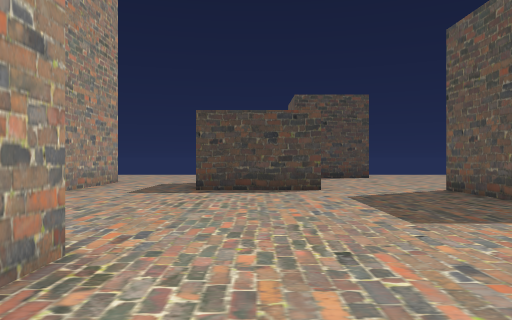
View 1 (above)

24 first-person views from a walk through a scene from a Unity 3-D project. The camera is 1.5 m above the floor, looks level and sees 70° across. The floor is counted in squares, 2 m on a side. Each view is taken from the middle of a square. On the plan, view 1 faces up. The plan holds only what a view shows up to about 11 squares ahead; the rest is blank. The place goes on beyond the plan. The player is left out.

View 2
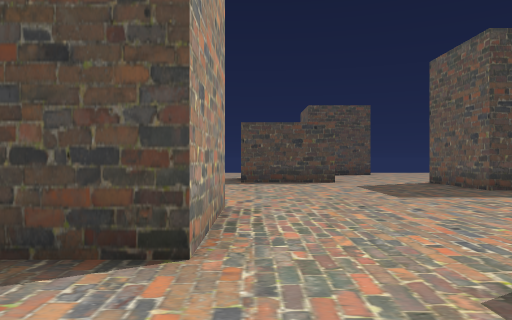

View 3
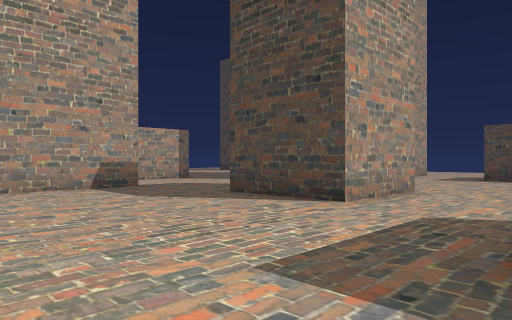

View 4
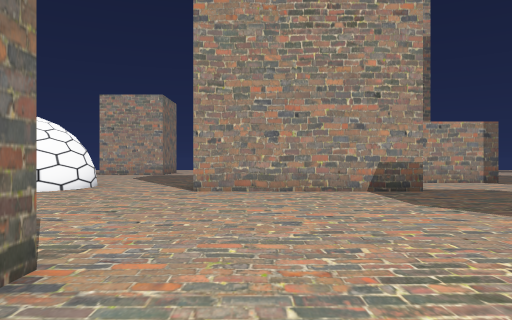

View 5
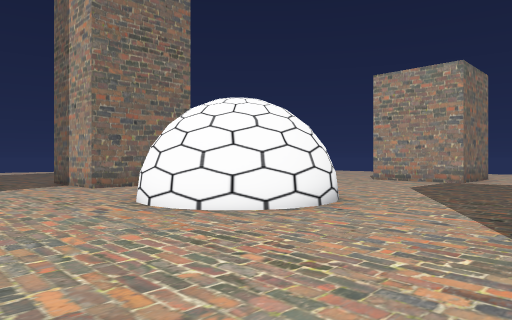

View 6
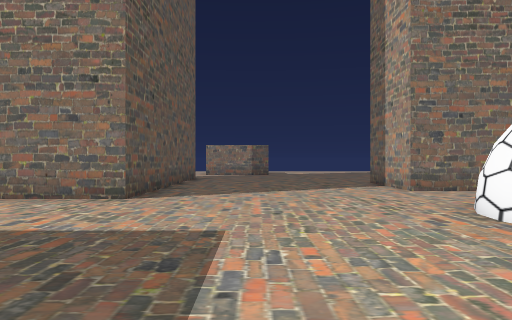

View 7
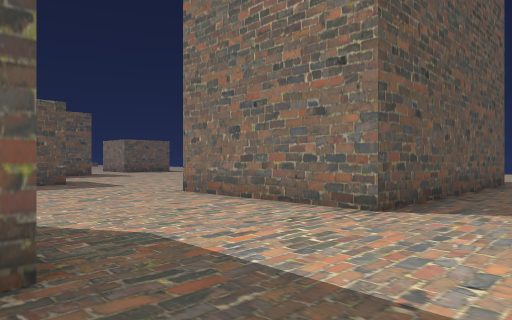

View 8
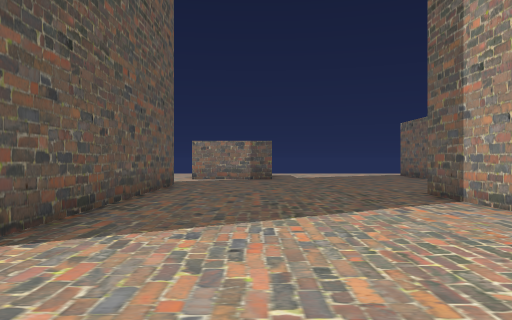

View 9
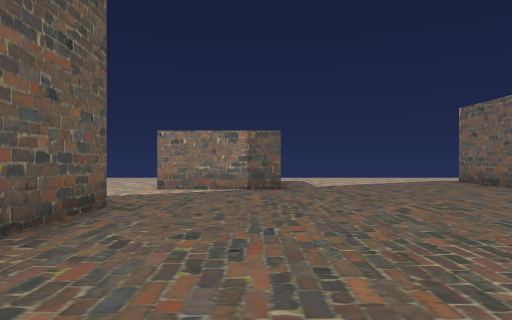

View 10
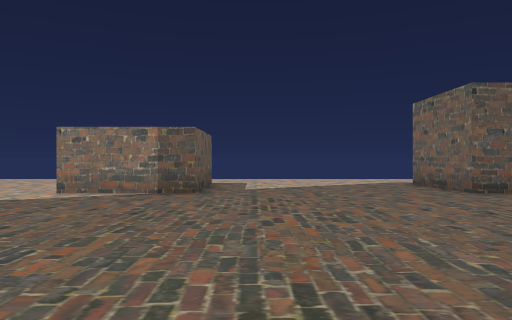

View 11
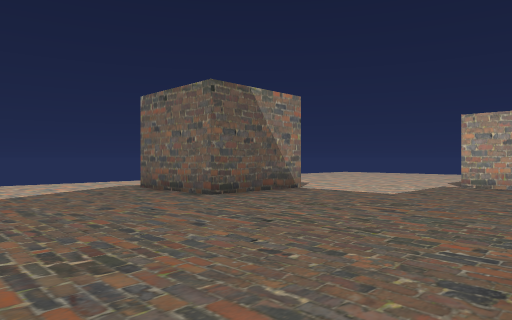

View 12
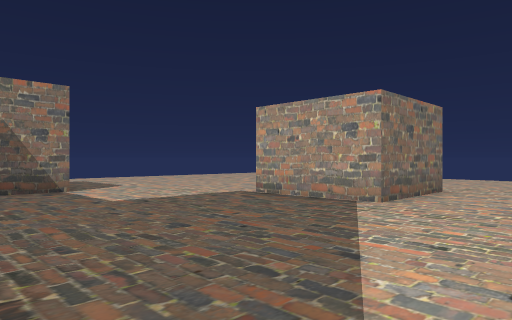

View 13
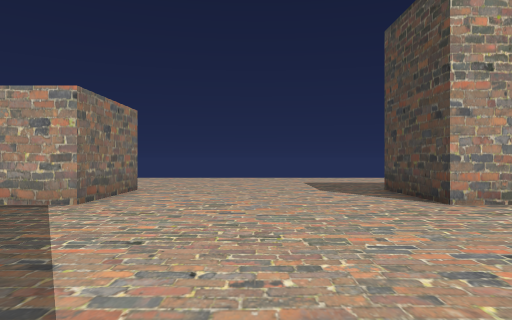

View 14
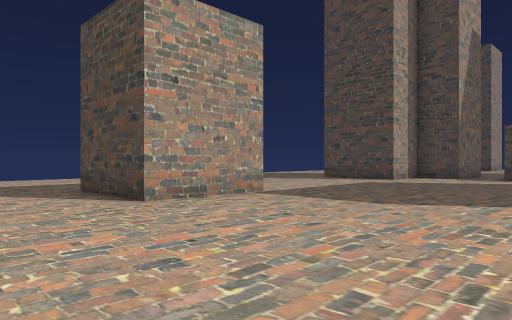

View 15
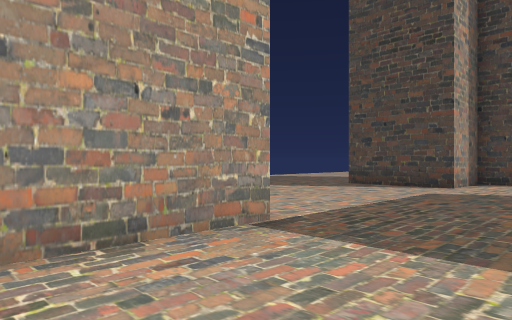

View 16
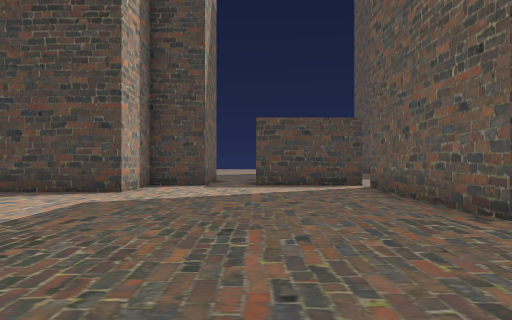

View 17
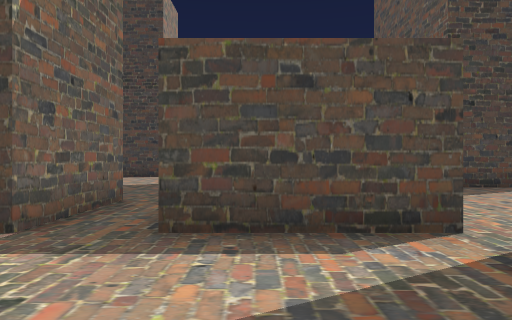

View 18
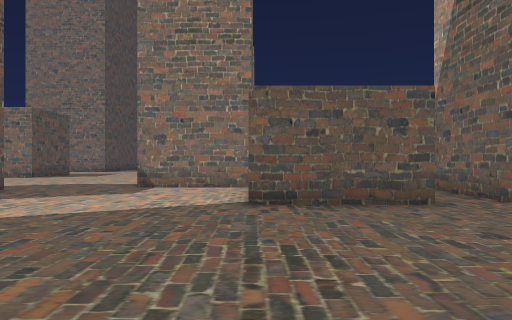

View 19
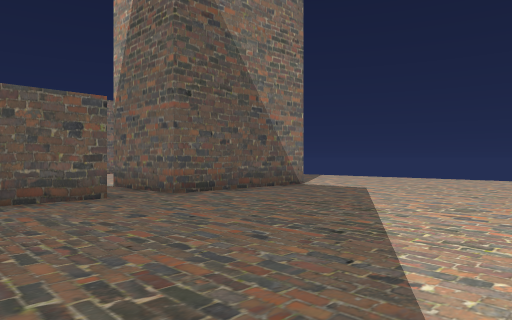

View 20
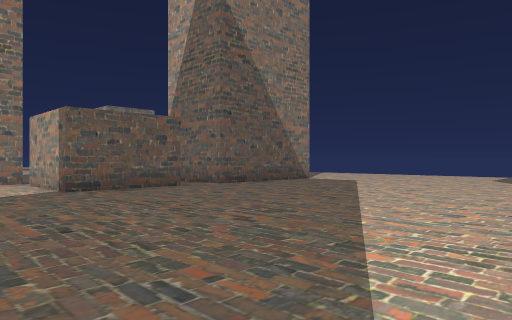

View 21
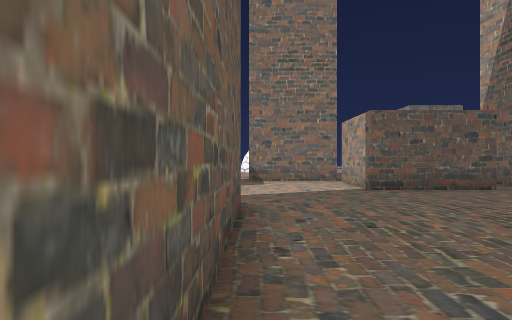

View 22
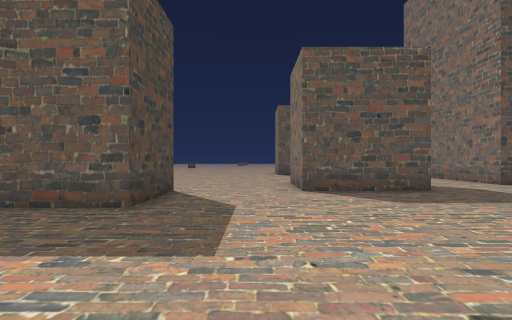

View 23
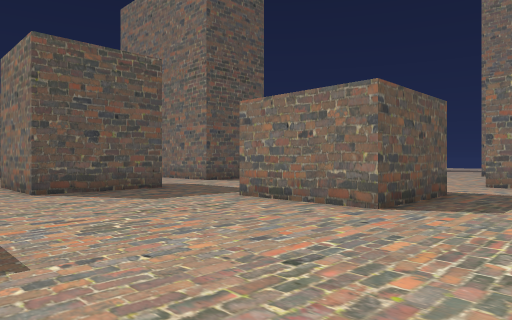

View 24
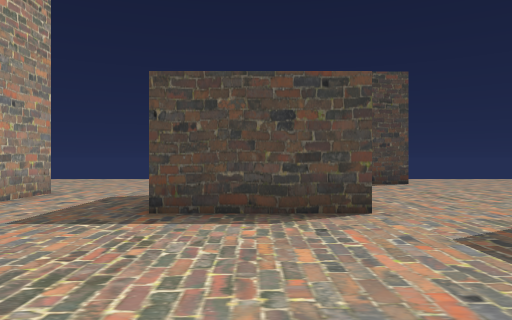

### Floor plan
Points are (right, up) in squares from view 1. A wall is a line through its corners. A room is listed if a view was taken in it or the views show most of it. See-through windows are left out.
Room 1 (views 1, 2, 3, 4, 5, 6, 7, 8, 9, 10, 11, 12, 13, 14, 15, 16, 17)
walls: (-9.6, -15.9) (-7.8, -15.9) (-7.8, -19); (-1.5, -22.1) (-1.5, -14) (3.5, -14); (-10.2, -9.9) (-9.6, -9.6) (-9, -9.5) (-8.5, -9.6) (-7.9, -9.9) (-7.4, -10.5) (-7.2, -10.9) (-7.1, -11.5) (-7.1, -12.1) (-7.5, -12.7); (-10.9, -6.5) (-10.9, -1); (1, -6.5) (1.6, -6.5); (-4.6, -28) (-4.6, -25.2) (-1.5, -25.2); (-14, -25.2) (-10.9, -25.2) (-10.9, -28.4); (7.9, -12.8) (7.9, -11.9); (-17.1, -9.5) (-17.1, -12.7) (-20.2, -12.7); (1.6, -3.4) (1.6, -0.3); (-7.8, -1) (-7.8, -6.5); (-20.2, -19) (-17.1, -19) (-17.1, -22.1); (-1.5, -0.2) (-4.6, -0.2); (-10.9, -0.2) (-14, -0.2); (-15.5, 2.9) (-15.5, -0.2) (-17.1, -0.2) (-17.1, -2.5) (-20, -2.5)
ways out: opening at (-15, 3) to room 2; opening at (-6, 0) to room 2; opening at (0, 0.7) to room 2; opening at (6, 0) to room 2
Room 2 (views 18, 19, 20, 21, 22, 23, 24)
walls: (-6, 6) (-7.4, 6); (-7.8, 6.1) (-7.8, 11.8); (-1.5, 2.9) (-1.5, -0.2); (-4.6, 12.2) (-4.6, 8.9); (1.6, 9.1) (-1.5, 9.1); (1.6, -0.3) (4.8, -0.3); (-10.9, -1) (-7.8, -1); (-14.1, 2.9) (-10.9, 2.9) (-10.9, -0.2); (7.9, 6) (4.8, 6) (4.8, 9.1); (7.9, -0.2) (7.9, 2.9) (10.5, 2.9); (-19.5, 2.9) (-15.5, 2.9)
ways out: opening at (-15, 3) to room 1; opening at (-6, 0) to room 1; opening at (0, 0.7) to room 1; opening at (6, 0) to room 1

Where each view was taken, in squares from view 1:
view 1: 0 up, 0 right, facing up
view 2: 3 down, 1 left, facing up
view 3: 6 down, 2 right, facing up-left
view 4: 5 down, 1 right, facing left
view 5: 6 down, 4 left, facing down-left
view 6: 7 down, 4 left, facing down
view 7: 9 down, 4 left, facing down-right
view 8: 11 down, 4 left, facing down
view 9: 16 down, 4 left, facing down
view 10: 17 down, 6 left, facing down
view 11: 19 down, 6 left, facing down-left
view 12: 16 down, 11 left, facing down-left
view 13: 16 down, 11 left, facing left
view 14: 16 down, 11 left, facing up-left
view 15: 13 down, 14 left, facing up-left
view 16: 11 down, 14 left, facing up
view 17: 4 down, 13 left, facing up
view 18: 9 up, 11 left, facing down
view 19: 10 up, 11 left, facing down-left
view 20: 12 up, 8 left, facing down-left
view 21: 12 up, 8 left, facing down
view 22: 4 up, 1 left, facing right
view 23: 5 up, 1 left, facing down-right
view 24: 4 up, 0 right, facing up
